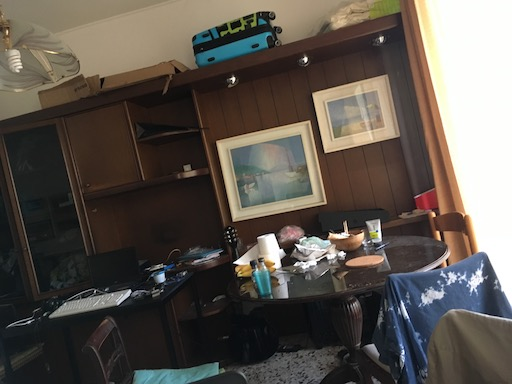
#> input picture SelectiveSearch/test1.JPG, 512 x 384 px, found by its file name
$ python test.py
#> lines starting #> are read from the running program, lines starting #| are printed output that depends on the picture
### SelectiveSearch/selectivesearch.py
# -*- coding: utf-8 -*-
from __future__ import division

import skimage.io
import skimage.feature
import skimage.color
import skimage.transform
import skimage.util
import skimage.segmentation
import numpy


# "Selective Search for Object Recognition" by J.R.R. Uijlings et al.
#
#  - Modified version with LBP extractor for texture vectorization


def _generate_segments(im_orig, scale, sigma, min_size):
    """
        segment smallest regions by the algorithm of Felzenswalb and Huttenlocher
        Input: Image length*width*3
        Ouput: Image length*width*4
    """
    # open the Image
    # the image in the numpy array is a matrix of length*width*3-dimension tensor in color space

    im_mask = skimage.segmentation.felzenszwalb(
        skimage.util.img_as_float(im_orig), scale=scale, sigma=sigma,
        min_size=min_size)
        #  the result of a segmentation labels, a int value
        #  this method offered each pixels a labels marking its segmentation in the picture

    # merge mask channel to the image as a 4th channel
    im_orig = numpy.append(
        im_orig, numpy.zeros(im_orig.shape[:2])[:, :, numpy.newaxis], axis=2)
        # start from the shape[:2], which means here it get the length and width of the original picture
        # to build a zero matrix as the fouth layer - im_orig[:,:,3]
    im_orig[:, :, 3] = im_mask
    return im_orig

#  4 strategies in similarities
def _sim_colour(r1, r2):
    """
        calculate the sum of histogram intersection of colour
    """
    return sum([min(a, b) for a, b in zip(r1["hist_c"], r2["hist_c"])])
    # each r is a diction


def _sim_texture(r1, r2):
    """
        calculate the sum of histogram intersection of texture
    """
    return sum([min(a, b) for a, b in zip(r1["hist_t"], r2["hist_t"])])


def _sim_size(r1, r2, imsize):
    """
        calculate the size similarity over the image
    """
    return 1.0 - (r1["size"] + r2["size"]) / imsize


def _sim_fill(r1, r2, imsize):
    """
        calculate the fill similarity over the image
    """
    bbsize = (
        (max(r1["max_x"], r2["max_x"]) - min(r1["min_x"], r2["min_x"]))
        * (max(r1["max_y"], r2["max_y"]) - min(r1["min_y"], r2["min_y"]))
    )
    return 1.0 - (bbsize - r1["size"] - r2["size"]) / imsize


def _calc_sim(r1, r2, imsize):
    # return (_sim_colour(r1, r2) + _sim_texture(r1, r2)
    #         + _sim_size(r1, r2, imsize) + _sim_fill(r1, r2, imsize))

    # normalize the parameter of all the similarities
    return (0.3*_sim_colour(r1, r2) + 0.5*_sim_texture(r1, r2)
            + 0.1*_sim_size(r1, r2, imsize) + 0.1*_sim_fill(r1, r2, imsize))
            # here the weights of each similarity is from the paper. While in fact they could be the number to be learned if this algorithm proved practical


def _calc_colour_hist(img):
    """
        calculate colour histogram for each region

        <In image processing and photography, a color histogram is a representation of the distribution of colors in an image.
        For digital images, a color histogram represents the number of pixels that have colors in each of a fixed list of color ranges,
        that span the image's color space, the set of all possible colors.>

        for example (wikipedia example 1), if we set a 500*375 picture into a color space of RGB, each color channel is divided into 4 bins
        bin 0: 0-63, bin 1: 64-127, bin 2: 128-191, and bin 3: 192-255
        we would get a 64(4^3) row column with each column marks the channel, and the fourth column mark the number of pixels
        (obviously the fouth column has a sum of 500*375)

        <https://en.wikipedia.org/wiki/Color_histogram>

        the size of output histogram will be BINS * COLOUR_CHANNELS(3)

        number of bins is 25 as same as [uijlings_ijcv2013_draft.pdf]

        extract HSV

        - while one problem is that if we keep each pixel the same, while we transform the shape, it may cause a problem that same color histogram sharing
        very different features.
    """

    BINS = 25
    hist = numpy.array([])

    for colour_channel in (0, 1, 2):

        # extracting one colour channel
        c = img[:, colour_channel]

        # calculate histogram for each colour and join to the result
        hist = numpy.concatenate(
            [hist] + [numpy.histogram(c, BINS, (0.0, 255.0))[0]])

    # L1 normalize
    hist = hist / len(img)

    return hist


def _calc_texture_gradient(img):
    """
        calculate texture gradient for entire image

        The original SelectiveSearch algorithm proposed Gaussian derivative
        for 8 orientations, but we use LBP instead.

        output will be [height(*)][width(*)]
    """
    ret = numpy.zeros((img.shape[0], img.shape[1], img.shape[2]))
    # same size as the img: length*width*3-d vector

    for colour_channel in (0, 1, 2):
        # for each channel
        ret[:, :, colour_channel] = skimage.feature.local_binary_pattern(
            img[:, :, colour_channel], 8, 1.0)

    return ret


def _calc_texture_hist(img):
    """
        calculate texture histogram for each region

        calculate the histogram of gradient for each colours
        the size of output histogram will be
            BINS * ORIENTATIONS * COLOUR_CHANNELS(3)
    """
    BINS = 10

    hist = numpy.array([])

    for colour_channel in (0, 1, 2):

        # mask by the colour channel
        fd = img[:, colour_channel]

        # calculate histogram for each orientation and concatenate them all
        # and join to the result
        hist = numpy.concatenate(
            [hist] + [numpy.histogram(fd, BINS, (0.0, 1.0))[0]])

    # L1 Normalize
    hist = hist / len(img)

    return hist


def _extract_regions(img):
    # img is the result of generate regions in the beginning width * length * 4-dimension vector

    R = {}
    ''' R is a dictionary, each key is a label, and its value is a new dictionary of pixel information '''

    # get hsv image the 0,1,2 element in 4-dimension vector
    hsv = skimage.color.rgb2hsv(img[:, :, :3])

    # pass 1: count pixel positions
    for y, i in enumerate(img):
        # >>>seasons = ['Spring', 'Summer', 'Fall', 'Winter']
        # >>> list(enumerate(seasons))
        # [(0, 'Spring'), (1, 'Summer'), (2, 'Fall'), (3, 'Winter')]
        # so here this for-loop is for the length(each line)

        for x, (r, g, b, l) in enumerate(i):
            # here this for-loop is for the width(each column)

            #  l is the label
            # here x,y is the location of the pixel

            # initialize a new region

            if l not in R:
                R[l] = {
                    "min_x": 0xffff, "min_y": 0xffff,
                    "max_x": 0, "max_y": 0, "labels": [l]}
                    # 这种初始化方法将min初始为一个很大的值 将max初始化为0

            # update bounding box
            if R[l]["min_x"] > x:
                R[l]["min_x"] = x
            if R[l]["min_y"] > y:
                R[l]["min_y"] = y
            if R[l]["max_x"] < x:
                R[l]["max_x"] = x
            if R[l]["max_y"] < y:
                R[l]["max_y"] = y

            # each item in R marks a l in the result of Fel-method,  it mark the min/max x/y

    # pass 2: calculate texture gradient
    tex_grad = _calc_texture_gradient(img)

    # pass 3: calculate colour histogram of each region
    for k, v in list(R.items()):
        # for each label in R: k is a label

        # colour histogram
        masked_pixels = hsv[:, :, :][img[:, :, 3] == k]
        # find the pixels in the original img with the label k

        R[k]["size"] = len(masked_pixels / 4)
        # I HIGHLY DOUBT WHY WE HAVE A "/4" HERE :(

        R[k]["hist_c"] = _calc_colour_hist(masked_pixels)

        # texture histogram
        R[k]["hist_t"] = _calc_texture_hist(tex_grad[:, :][img[:, :, 3] == k])

    return R


def _extract_neighbours(regions):

    def intersect(a, b):
        if (a["min_x"] < b["min_x"] < a["max_x"]
                and a["min_y"] < b["min_y"] < a["max_y"]) or (
            a["min_x"] < b["max_x"] < a["max_x"]
                and a["min_y"] < b["max_y"] < a["max_y"]) or (
            a["min_x"] < b["min_x"] < a["max_x"]
                and a["min_y"] < b["max_y"] < a["max_y"]) or (
            a["min_x"] < b["max_x"] < a["max_x"]
                and a["min_y"] < b["min_y"] < a["max_y"]):
            return True
        return False

    R = list(regions.items())
    # here R is a list of tuples, each tuple contains key and relative information
    neighbours = []
    for cur, a in enumerate(R[:-1]):
        # here a are the tuple while cur is a index generated by enumerate()
        for b in R[cur + 1:]:
            # b is the values pointed by the next labels
            if intersect(a[1], b[1]):
                # a/b are like this format TUPLE(label, value-[DICTIONARY])
                neighbours.append((a, b))

    return neighbours


def _merge_regions(r1, r2):
    new_size = r1["size"] + r2["size"]
    rt = {
        "min_x": min(r1["min_x"], r2["min_x"]),
        "min_y": min(r1["min_y"], r2["min_y"]),
        "max_x": max(r1["max_x"], r2["max_x"]),
        "max_y": max(r1["max_y"], r2["max_y"]),
        "size": new_size,
        "hist_c": (
            r1["hist_c"] * r1["size"] + r2["hist_c"] * r2["size"]) / new_size,
        "hist_t": (
            r1["hist_t"] * r1["size"] + r2["hist_t"] * r2["size"]) / new_size,
        "labels": r1["labels"] + r2["labels"]
    }
    return rt


def selective_search(
        im_orig, scale=1.0, sigma=0.8, min_size=50):
    '''Selective Search

    Parameters
    ----------
        im_orig : ndarray
            Input image
        scale : int
            Free parameter. Higher means larger clusters in felzenszwalb segmentation.
        sigma : float
            Width of Gaussian kernel for felzenszwalb segmentation.
        min_size : int
            Minimum component size for felzenszwalb segmentation.
    Returns
    -------
        img : ndarray
            image with region label
            region label is stored in the 4th value of each pixel [r,g,b,(region)]
        regions : array of dict
            [
                {
                    'rect': (left, top, width, height),
                    'labels': [...],
                    'size': component_size
                },
                ...
            ]
    '''
    assert im_orig.shape[2] == 3, "3channel image expected"

    # load image and get smallest regions
    # region label is stored in the 4th value of each pixel [r,g,b,(region)]
    img = _generate_segments(im_orig, scale, sigma, min_size)

    if img is None:
        return None, {}

    imsize = img.shape[0] * img.shape[1] # length*width
    R = _extract_regions(img)

    # extract neighbouring information
    neighbours = _extract_neighbours(R)

    # calculate initial similarities
    S = {}
    # S is also a dictionary and its key are a tuple, value is a float value of similarity
    for (ai, ar), (bi, br) in neighbours:
        S[(ai, bi)] = _calc_sim(ar, br, imsize)

    # hierarchal search
    while S != {}:

        # get highest similarity tuples
        i, j = sorted(S.items(), key=lambda i: i[1])[-1][0]

        # merge corresponding regions/merge two labels
        t = max(R.keys()) + 1.0
        R[t] = _merge_regions(R[i], R[j])

        # mark similarities for regions to be removed
        key_to_delete = []
        for k, v in list(S.items()):
            if (i in k) or (j in k):
                key_to_delete.append(k)

        # remove old similarities of related regions
        for k in key_to_delete:
            del S[k]

        # calculate similarity set with the new region
        for k in [a for a in key_to_delete if a != (i, j)]:
            n = k[1] if k[0] in (i, j) else k[0]
            S[(t, n)] = _calc_sim(R[t], R[n], imsize)

    regions = []
    for k, r in list(R.items()):
        regions.append({
            'rect': (
                r['min_x'], r['min_y'],
                r['max_x'] - r['min_x'], r['max_y'] - r['min_y']),
            'size': r['size'],
            'labels': r['labels']
        })

    return img, regions

### SelectiveSearch/test.py
# -*- coding: utf-8 -*-
from __future__ import (
    division,
    print_function,
)

import skimage.data
import matplotlib.pyplot as plt
import matplotlib.patches as mpatches
import selectivesearch

path = "/Users/cesare/python/EyePhone/SelectiveSearch/"
filenames = ["test1.JPG","test2.JPG","test3.JPG"]

def main(filename):

    # loading astronaut image
    # img = skimage.data.astronaut()
    img  = skimage.io.imread(path+filename)

    # perform selective search
    img_lbl, regions = selectivesearch.selective_search(
        img, scale=500, sigma=0.9, min_size=10)

    candidates = set()
    for r in regions:
        # in this part we deal with the rectangles set from SS, while we must select them, another idea is too add the parameter
        # of [CANDIDATE SIZE/LENGTH-WIDTH RATIO] into the selective search program.

        # excluding same rectangle (with different segments)
        if r['rect'] in candidates:
            continue
        # excluding regions smaller than 2000/1000 pixels
        # if r['size'] < 2000:
        if r['size'] < 1000:
            continue
        # distorted rects， we only want the 'squared' rectangles, nerther too long or too short
        x, y, w, h = r['rect']
        if w / h > 1.2 or h / w > 1.2:
            continue
        candidates.add(r['rect'])

    # draw rectangles on the original image
    fig, ax = plt.subplots(ncols=1, nrows=1, figsize=(6, 6))
    ax.imshow(img)
    for x, y, w, h in candidates:
        print(x, y, w, h)
        rect = mpatches.Rectangle(
            (x, y), w, h, fill=False, edgecolor='red', linewidth=1)
        ax.add_patch(rect)

    plt.show()

if __name__ == "__main__":
    for n in filenames:
        main(n)
#> in main, img is the input picture: shape (384, 512, 3); mean R, G, B 91.8, 85.1, 78.1
#> in _generate_segments, `im_mask = skimage.segmentation.felzenszwalb( skimage.util.img_as_float..`:
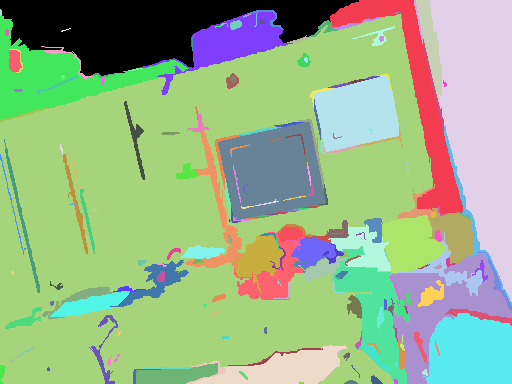
#> im_mask: shape (384, 512) int64; 202 distinct labels, from 0 to 201; one colour per label, 0 black
#> in _generate_segments, `im_orig[:, :, 3] = im_mask`:
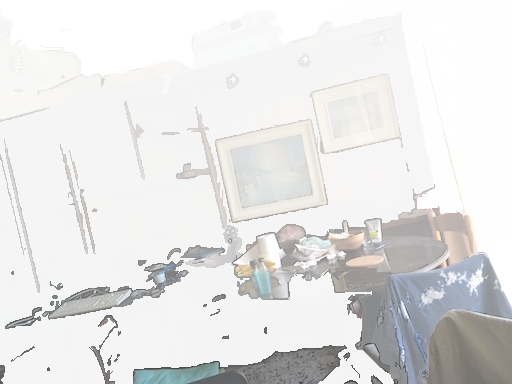
#> im_orig: shape (384, 512, 4) float64; mean R, G, B, A 91.8, 85.1, 78.1, 38.4; transparent parts drawn white
#> in _extract_regions, `hsv = skimage.color.rgb2hsv(img[:, :, :3])`: hsv: shape (384, 512, 3) float64; mean of channels 0, 1, 2 0.2, 0.3, 95.5
#> after the loop in _extract_regions, `for y, i in enumerate(img):`: R = 202 items
#> after the loop in _extract_neighbours, `for cur, a in enumerate(R[:-1]):`: neighbours = 538 items
#> the loop in selective_search, `for (ai, ar), (bi, br) in neighbours:` made 538 passes
#> (ai, bi) on passes 1 to 3: (0, 5), (0, 6), (0, 7)
#> the loop in selective_search, `while S != {}:` made 201 passes
#> (i, j, new_size in _merge_regions) on passes 1 to 3: (136, 151, 1484), (25, 31, 223), (57, 121, 1867)
#> the loop in main, `for r in regions:` made 403 passes
#> r on passes 1 to 3: {'rect': (0, 0, 358, 75), 'size': 14809, 'labels': [0]}, {'rect': (330, 0, 132, 213), 'size': 5613, 'labels': [1]}, {'rect': (414, 0, 8, 43), 'size': 85, 'labels': [2]}
#> the loop in main, `for x, y, w, h in candidates:` made 11 passes
#> (x, y, w, h) on passes 1 to 11: (42, 130, 200, 189), (314, 76, 84, 75), (389, 254, 122, 129), (398, 232, 84, 74), (218, 122, 107, 97), (234, 226, 68, 73), (218, 0, 244, 219), (398, 184, 74, 79), (0, 14, 432, 369), (218, 0, 254, 263), (218, 0, 293, 310)
#| 42 130 200 189
#| 314 76 84 75
#| 389 254 122 129
#| 398 232 84 74
#| 218 122 107 97
#| 234 226 68 73
#| 218 0 244 219
#| 398 184 74 79
#> (further printed lines are left out)
#> in main, `plt.show()`:
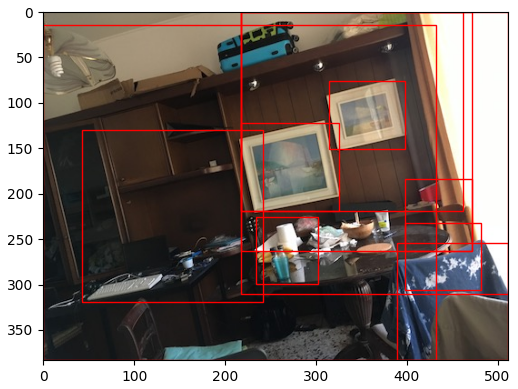
#> figure drawn by matplotlib, 1 panel
#> pass 2 of the loop `for n in filenames:`:
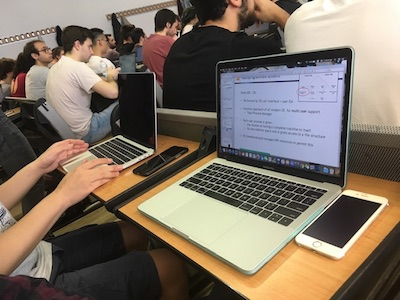
#> input picture SelectiveSearch/test2.JPG, 400 x 300 px, found by its file name
#> in main, img is the input picture: shape (300, 400, 3); mean R, G, B 125.7, 112.8, 99.7
#> im_mask: shape (300, 400) int64; 180 distinct labels, from 0 to 179
#> in _generate_segments (call 2), `im_orig[:, :, 3] = im_mask`:
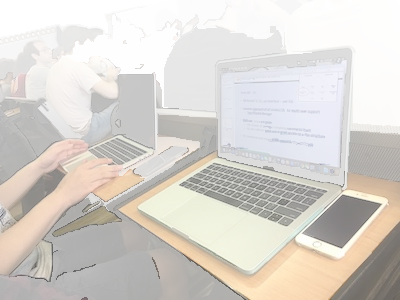
#> im_orig: shape (300, 400, 4) float64; mean R, G, B, A 125.7, 112.8, 99.7, 75.2; transparent parts drawn white
#> hsv: shape (300, 400, 3) float64; mean of channels 0, 1, 2 0.2, 0.3, 130.4
#> the loop in selective_search (call 2), `for (ai, ar), (bi, br) in neighbours:` made 745 passes
#> (ai, bi) on passes 1 to 3: (0, 2), (0, 3), (0, 15)
#> the loop in main (call 2), `for r in regions:` made 359 passes
#> r on passes 1 to 3: {'rect': (0, 0, 172, 36), 'size': 3460, 'labels': [0]}, {'rect': (62, 0, 117, 107), 'size': 4424, 'labels': [1]}, {'rect': (154, 0, 24, 33), 'size': 126, 'labels': [2]}
#> the loop in main (call 2), `for x, y, w, h in candidates:` made 25 passes
#> (x, y, w, h) on passes 1 to 8: (220, 73, 119, 102), (27, 56, 93, 81), (0, 153, 142, 124), (283, 0, 116, 125), (331, 224, 68, 75), (89, 72, 66, 75), (218, 49, 132, 136), (9, 169, 54, 52)
#> (printed output is left out)
#> in main (call 2), `plt.show()`:
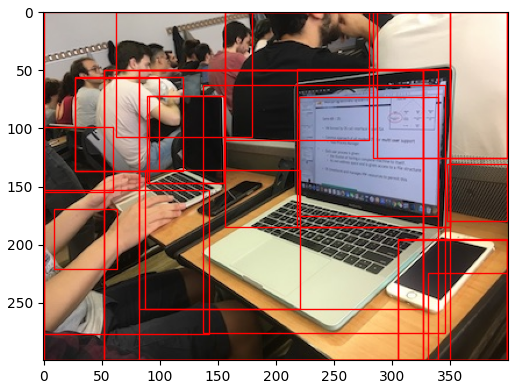
#> figure drawn by matplotlib, 1 panel
#> pass 3 of the loop `for n in filenames:`:
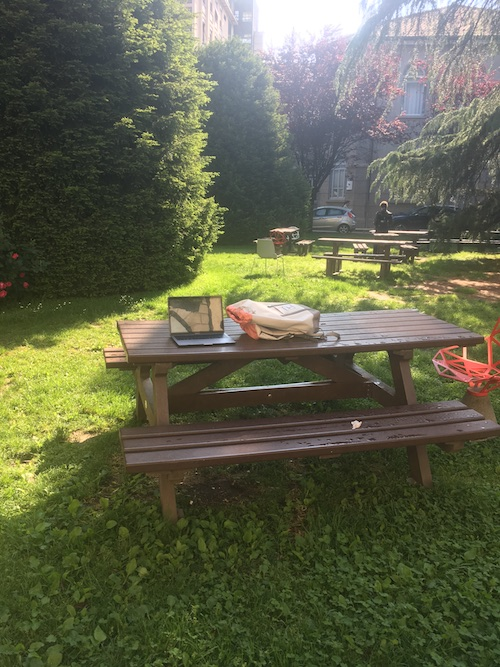
#> input picture SelectiveSearch/test3.JPG, 500 x 667 px, found by its file name
#> in main, img is the input picture: shape (667, 500, 3); mean R, G, B 96.1, 99.2, 74
#> im_mask: shape (667, 500) int64; 537 distinct labels, from 0 to 536
#> in _generate_segments (call 3), `im_orig[:, :, 3] = im_mask`:
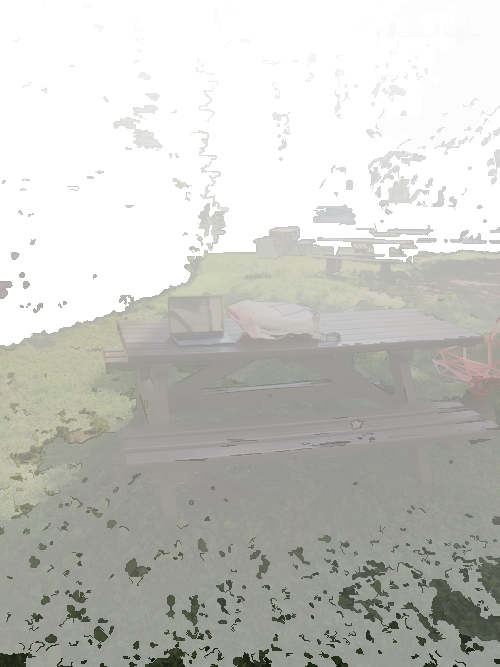
#> im_orig: shape (667, 500, 4) float64; mean R, G, B, A 96.1, 99.2, 74, 144.5; transparent parts drawn white
#> hsv: shape (667, 500, 3) float64; mean of channels 0, 1, 2 0.3, 0.3, 103.9
#> the loop in main (call 3), `for r in regions:` made 1073 passes
#> r on passes 1 to 3: {'rect': (0, 0, 196, 345), 'size': 49940, 'labels': [0]}, {'rect': (110, 0, 118, 259), 'size': 12033, 'labels': [1]}, {'rect': (180, 0, 319, 262), 'size': 54149, 'labels': [2]}
#> the loop in main (call 3), `for x, y, w, h in candidates:` made 11 passes
#> (x, y, w, h) on passes 1 to 8: (429, 579, 70, 75), (429, 579, 70, 62), (0, 0, 499, 424), (169, 296, 43, 36), (0, 0, 499, 520), (452, 376, 47, 48), (0, 306, 192, 214), (368, 151, 58, 55)
#> (printed output is left out)
#> in main (call 3), `plt.show()`:
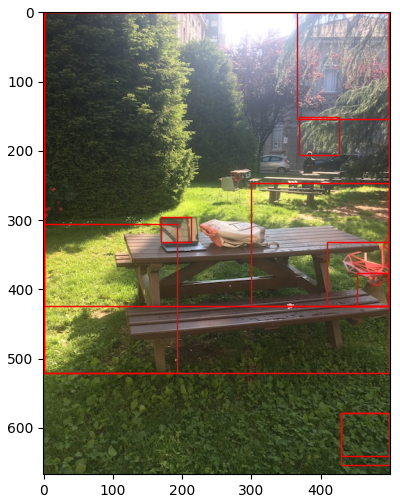
#> figure drawn by matplotlib, 1 panel
